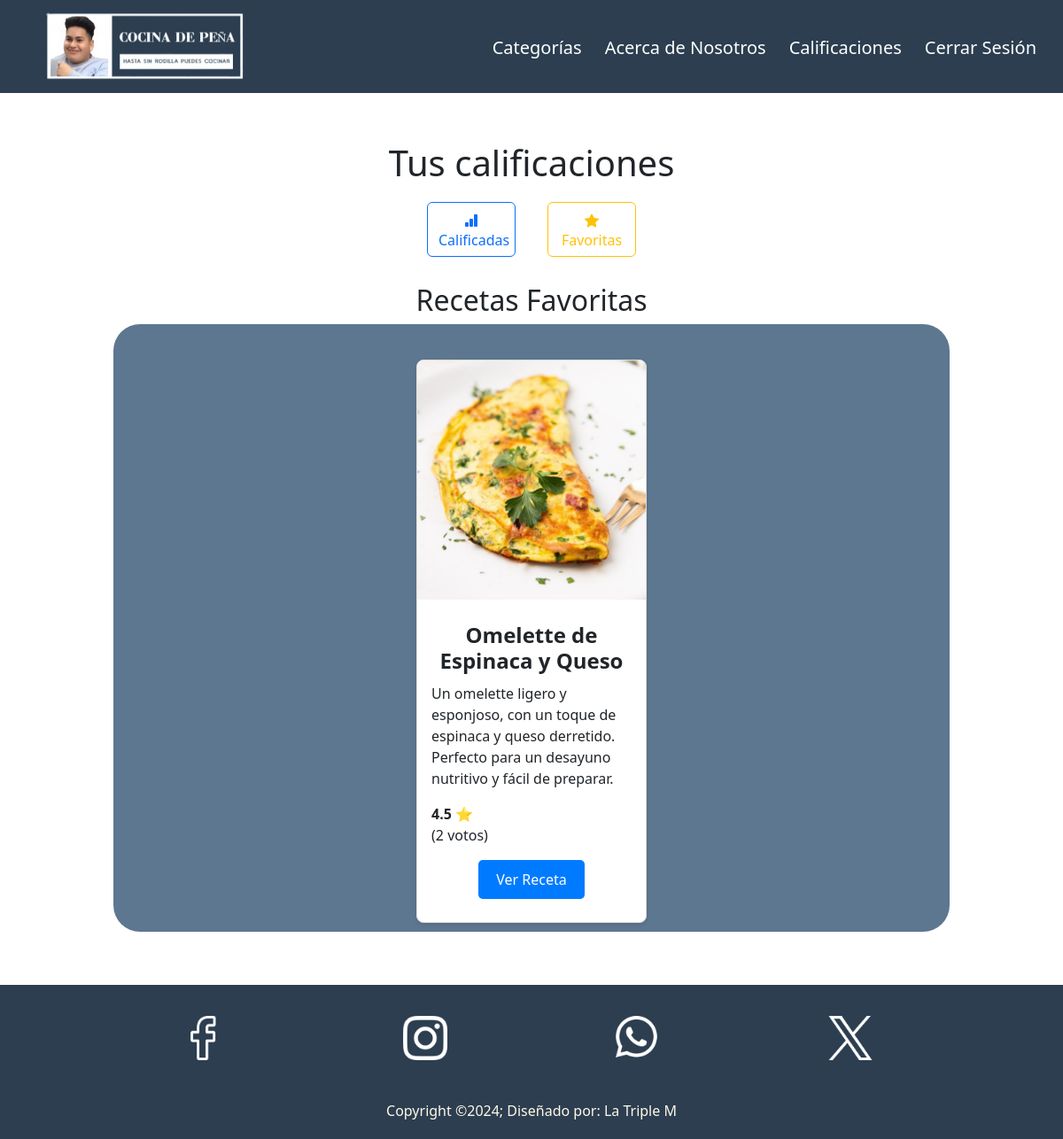
/calificaciones.php?filtro=favoritos (signed in), run on the app's committed database.
### tables this page shows
CREATE TABLE `recetas` (
  `id` int(11) NOT NULL,
  `img` varchar(255) NOT NULL,
  `nombre` varchar(100) NOT NULL,
  `micro` varchar(250) NOT NULL,
  `categorias` varchar(255) DEFAULT NULL,
  `preparacion` text NOT NULL,
  `ingredientes` text NOT NULL,
  `calificacion_promedio` float DEFAULT 0,
  `numero_votos` int(11) DEFAULT 0
);

### calificaciones.php (the view, shortened to what this page needs)
<?php
$servidor = "localhost";
$usuario = "root";
$contra = "";
$DbNombre = "cocina";
$conn = new mysqli($servidor, $usuario, $contra, $DbNombre);
$email = $_SESSION['usuario_id'];
$sqlUsuario = "SELECT usuario, email FROM usuario WHERE email = ?";
$stmtUsuario = $conn->prepare($sqlUsuario);
$stmtUsuario->bind_param("s", $email);
$stmtUsuario->execute();
$stmtUsuario->bind_result($usuario, $email);
$filtro = isset($_GET['filtro']) ? $_GET['filtro'] : 'votos';
if ($filtro == 'votos') {
    $sqlVotos = "
        SELECT
            r.id, r.img, r.nombre, r.micro, r.calificacion_promedio, r.numero_votos
        FROM
            recetas r
        INNER JOIN
            votos v ON r.id = v.id_receta
        WHERE
            v.id_usuario = ?
    ";
    $stmtVotos = $conn->prepare($sqlVotos);
    $stmtVotos->bind_param("s", $email);
    $stmtVotos->execute();
    $result = $stmtVotos->get_result();
} elseif ($filtro == 'favoritos') {
    $sqlFavoritos = "
        SELECT
            r.id, r.img, r.nombre, r.micro, r.calificacion_promedio, r.numero_votos
        FROM
            recetas r
        INNER JOIN
            favoritos f ON r.id = f.receta_id
        WHERE
            f.usuarios_id = ?
    ";
    $stmtFavoritos = $conn->prepare($sqlFavoritos);
    $stmtFavoritos->bind_param("s", $email);
    $stmtFavoritos->execute();
    $result = $stmtFavoritos->get_result();
}
?>
<!DOCTYPE html>
<html lang="es">
<head>
    <link href="https://cdn.jsdelivr.net/npm/bootstrap@5.3.0-alpha1/dist/css/bootstrap.min.css" rel="stylesheet">
    <link rel="stylesheet" href="css/styles.css">
</head>
<body>
<header>
        <nav class="navbar navbar-expand-lg navbar-dark bg-dark">
            <div class="container-fluid">
                <a class="navbar-brand" href="index.php"><img src="img/logos/10.png" alt="Logo"></a>
                <div class="collapse navbar-collapse" id="navbarNav">
                    <ul class="navbar-nav ms-auto">
                        <li class="nav-item">
                            <a class="nav-link" href="pages/categorias.php">Categorías</a>
                        </li>
                        <li class="nav-item">
                            <a class="nav-link" href="pages/nosotros.php">Acerca de Nosotros</a>
                        </li>
                        <?php
                        if (!isset($_SESSION['usuario_id'])) {
                            echo '
                            <li class="nav-item">
                                <a class="nav-link" href="paginas php/registro.html">Registrarse</a>
                            </li>
                            <li class="nav-item">
                                <a class="nav-link" href="paginas php/login.html">Iniciar Sesión</a>
                            </li>';
                        } else {
                            echo '
                            <li clas="nav-item">
                                <a class="nav-link" href="calificaciones.php">Calificaciones</a>
                            </li>
                            <li class="nav-item">
                                <a class="nav-link" href="paginas php/php/logout.php">Cerrar Sesión</a>
                            </li>';
                        }
                        ?>
                    </ul>
                </div>
            </div>
        </nav>
</header>
<main  class="fav">
    <h1>Tus calificaciones</h1>
    <div class="btns-fav">
        <button onclick="window.location.href='calificaciones.php?filtro=votos'" class="btn btn-outline-primary"> Calificadas</button>
        <button onclick="window.location.href='calificaciones.php?filtro=favoritos'" class="btn btn-outline-warning"> Favoritas</button>
    </div>
<div class="titulo">
    <h2>Recetas <?= $filtro == 'votos' ? 'Votadas' : 'Favoritas' ?></h2>
    <div class="contenedor_visualizar">
        <?php if ($result->num_rows > 0): ?>
            <?php while ($row = $result->fetch_assoc()): ?>
                <div class="card">
                    <?php if (!empty($row['img'])): ?>
                        <img src="<?= htmlspecialchars($row['img']) ?>" alt="Imagen de la receta">
                    <?php else: ?>
                        <p class="card-img-placeholder">No hay imagen disponible</p>
                    <?php endif; ?>
                    <div class="card-body">
                        <h5 class="card-title"><?= htmlspecialchars($row['nombre']) ?></h5>
                        <p><?= htmlspecialchars($row['micro']) ?></p>
                        <div class="calificacion_promedio">
                            <strong><?= round($row['calificacion_promedio'], 1) ?> ⭐</strong>
                            <p>(<?= $row['numero_votos'] ?> votos)</p>
                        </div>
                        <a href="receta.php?id=<?= $row['id'] ?>" class="btn btn-primary">Ver Receta</a>
                    </div>
                </div>
            <?php endwhile; ?>
        <?php else: ?>
            <p>No has <?= $filtro == 'votos' ? 'votado en' : 'añadido a favoritos' ?> ninguna receta.</p>
        <?php endif; ?>
    </div>
</div>
</main>
<footer>
        <div class="footerContainer">
            <div class="redes">
                <a href=""><img src="img/iconos/facebook-f.png" alt=""></a>
                <a href=""><img src="img/iconos/instagram-f.png" alt=""></a>
                <a href=""><img src="img/iconos/whatsapp-f.png" alt=""></a>
                <a href=""><img src="img/iconos/x-f.png" alt=""></a>
            </div>
            <p>Copyright &copy;2024; Diseñado por: La Triple M</p>
        </div>
    </footer>
</body>
</html>

### css/styles.css (style rules this page uses)
.nav-link, .dropdown-item { color: white !important; font-size: 20px; margin-top: 5px; padding-bottom: 10px; transition: transform 0.5s, filter 0.5s, border-bottom 0.5s; margin-right: 10px; }
.navbar { position: fixed; top: 0; left: 0; width: 100%; z-index: 1000; background-color: #2C3E50 !important; }
.container-fluid a img { width: 300px; margin-left: 2px; cursor: pointer; transition: transform 0.8s; border: none; }
.contenedor_visualizar { display: flex; flex-wrap: wrap; justify-content: center; gap: 20px; margin: auto; width: 80%; }
.card { margin-top: 30px; flex: 1 1 260px; max-width: 260px; border: 1px solid #ddd; border-radius: 8px; overflow: hidden; box-shadow: 0 2px 5px rgba(0, 0, 0, 0.1); }
.card img { width: 100%; height: 270px; object-fit: cover; }
.card-title { font-size: 1.5rem; margin: 10px 0; font-weight: bold; text-align: center; }
.btn-primary { display: block; width: fit-content; margin: 10px auto; padding: 10px 20px; font-size: 1rem; background-color: #007bff; color: white; border: none; border-radius: 5px; text-align: center; text-decoration: none; cursor: pointer; }
footer { margin-top: 50px; background-color: #2C3E50; color: #FFF8E7; padding: 10px 0; }
.footerContainer { width: 100%; max-width: 1200px; margin: 0 auto; padding: 10px; }
.redes { display: flex; justify-content: center; flex-wrap: wrap; margin-top: 10px; }
.redes a { margin: 5px; }
.redes a img { width: 50px; transition: 0.2s; margin: 0px 90px auto; }
footer p { margin: 40px 0px auto; text-align: center; }
.fav { margin-top: 150px; padding: 10px; }
.fav h1 { text-align: center; }
.titulo h2 { text-align: center; margin-top: 30px; }
.btns-fav { margin: 20px auto; width:20%; display: flex; justify-content: space-between; }
.btns-fav button { width: 100px; }
.fav .contenedor_visualizar { background-color: #0c3258a9; padding: 10px; border-radius: 30px; }

### data on the page
recetas: img (picture), nombre "Omelette de Espinaca y Queso", micro "Un omelette ligero y esponjoso, con un toque de espinaca y queso derretido. Perfecto para un desayuno nutritivo y fácil de preparar.", calificacion_promedio "4.5", numero_votos "2"
